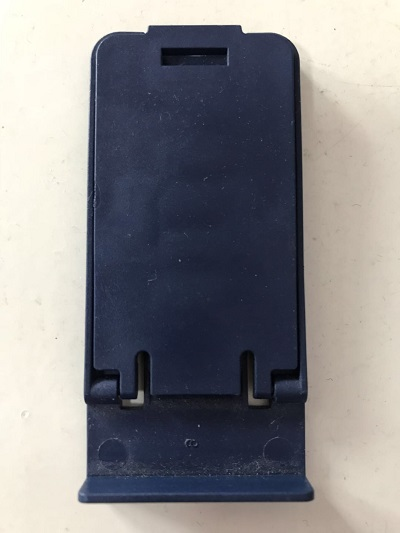
#> input picture demo_getRect/theoimg.jpg, 400 x 533 px
$ python approxPolyDP.py   (older library calls are emulated)
#> lines starting #> are read from the running program, lines starting #| are printed output that depends on the picture; after the words box and inside, x2 and y2 are one past the last pixel; in counts of white or black regions, pixels touching at a corner belong together
import cv2

img = cv2.imread('theoimg.jpg')
#> img is the input picture: shape (533, 400, 3); mean B, G, R 136.1, 133.7, 135
gray = cv2.cvtColor(img,cv2.COLOR_BGR2GRAY)
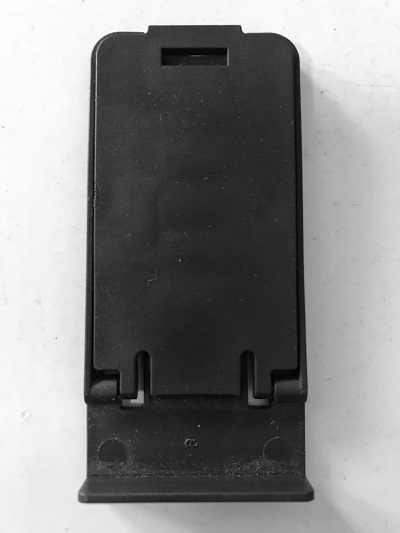
#> gray: shape (533, 400); min 1, max 254, mean 134.4
ret, binary = cv2.threshold(gray,127,255,cv2.THRESH_BINARY)
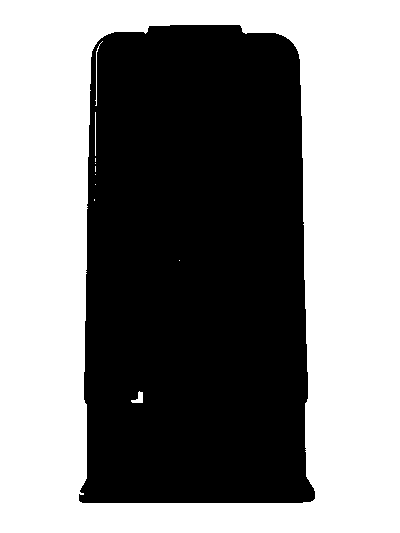
#> binary: shape (533, 400); 52% white; 1 black region
_,contours, hierarchy = cv2.findContours(binary,cv2.RETR_LIST,cv2.CHAIN_APPROX_SIMPLE)
#> contours = 12 contours, 9 with area under 20; largest, box (x1, y1, x2, y2) and area: (0, 0, 400, 533) 212268, (78, 24, 316, 504) 103164, (131, 391, 143, 403) 58


length = len(contours)
#> length = 12
print (length)
#| 12
for i in range(length):

    cnt = contours[i]

    # epsilon = 0.00001 * cv2.arcLength(cnt,True)
    epsilon = 0.01

    # 对图像轮廓点进行多边形拟合
    approx = cv2.approxPolyDP(cnt, epsilon, True)
    # [9 lines of commented-out code are left out]

    cv2.polylines(img, [approx], True, (0, 0, 255), 2)

    cv2.imshow("approx",img)
#> this loop made 12 passes
#> approx on passes 2, 3, 4, 5, 6, 7, 8, 9, 12: [[179, 260]], [[94, 199], [94, 200]], [[95, 184]], [[95, 174]], [[95, 166], [95, 171]], [[95, 163]], [[95, 158], [95, 161]], [[95, 112], [95, 155]], [[0, 0], [0, 532], [399, 532], [399, 0]]
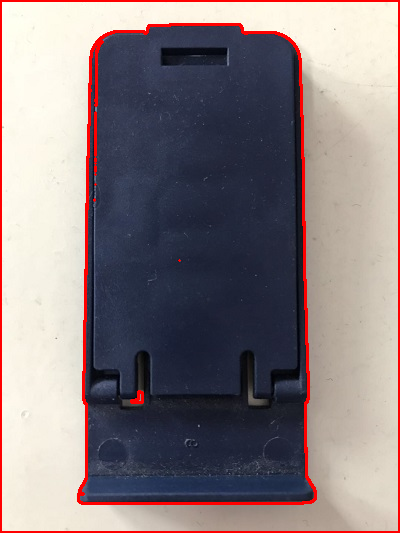
#> img: shape (533, 400, 3); 4% of pixels changed, all inside (x1, y1, x2, y2) = (0, 0, 400, 533)

cv2.waitKey(0)
